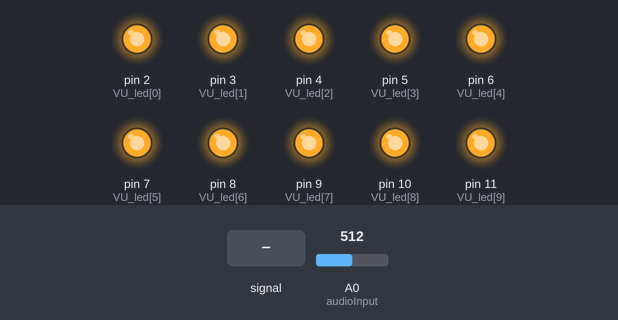
Bench run of a sketch on a simulated Arduino Uno, built with avr-gcc and run on an emulated ATmega328P. Shown: output pins drawn as LEDs (lit = HIGH). The test bench sets the inputs (shaded band); at power-on: A0 (audioInput) = 512.

Above: at 1.2 s.
1.3 s: A0 (audioInput) fed a 200 Hz sine of ±460 counts around its level
At 2.5 s:
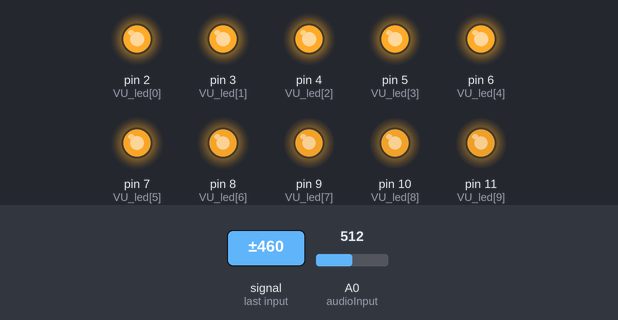
2.8 s: A0 (audioInput) set to 109
At 3.2 s:
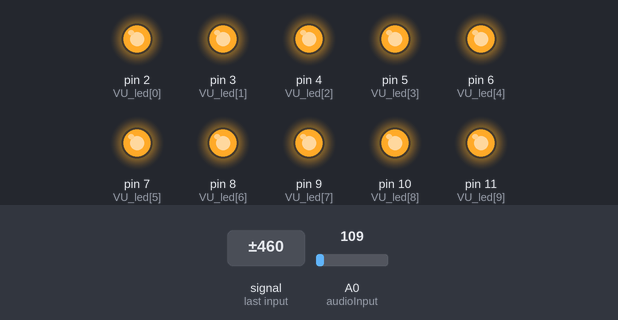
4.3 s: A0 (audioInput) set to 92
At 5.3 s:
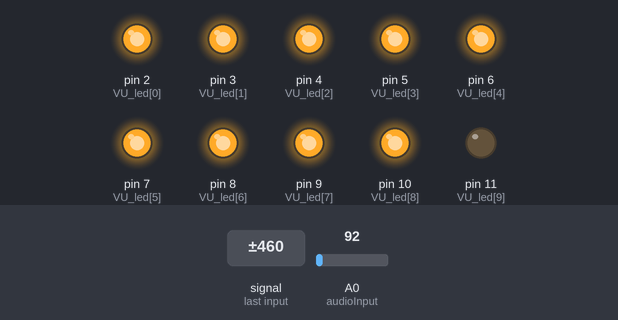
5.8 s: A0 (audioInput) fed a 200 Hz sine of ±81 counts around its level
At 6.4 s:
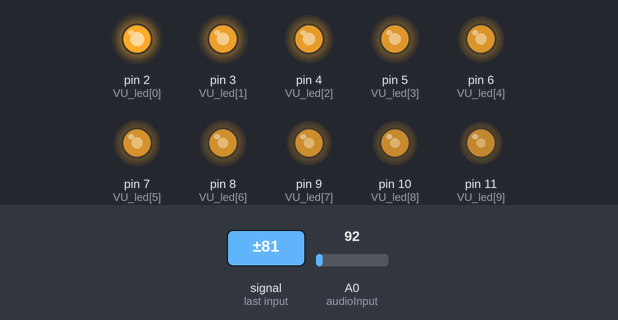
7.4 s: A0 (audioInput) set to 122
At 8.3 s:
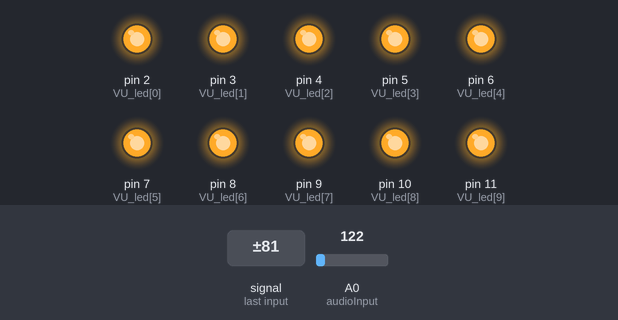
8.9 s: A0 (audioInput) fed a 200 Hz sine of ±81 counts around its level
At 9.5 s:
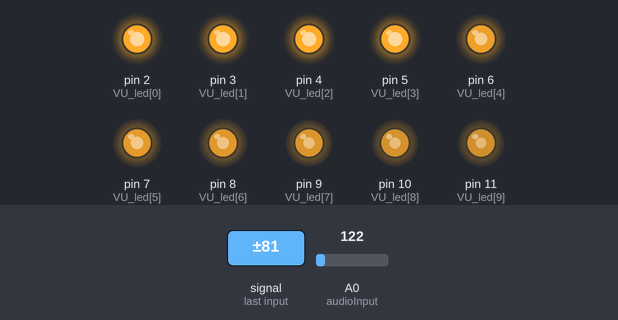
Timing chart, 0 to 11.4 s (numbered marks = the images above; inputs shaded):
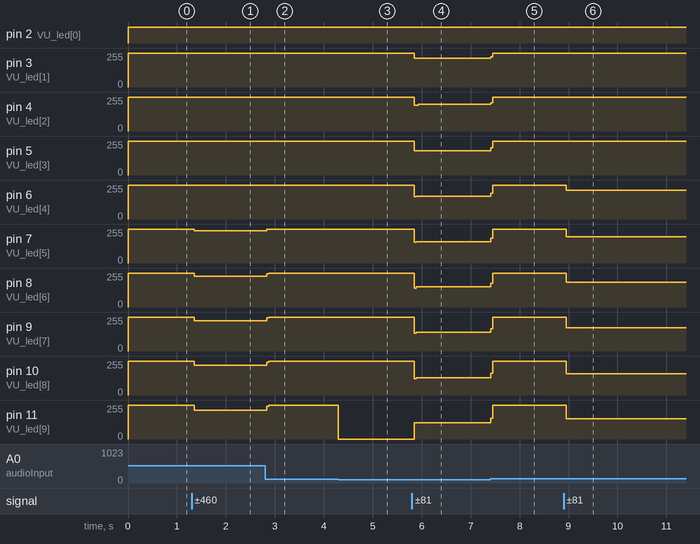

The sketch:

VU_meter_a_LED.ino
```cpp
/*
Sketch di un VU meter a 10 LED collegati alle porte 2 - 11.
Il segnale audio è applicato alla porta analogica A0.
Pier Calderan - Luglio 2013
*/

int VU_led[10] = { 2, 3, 4, 5, 6, 7, 8, 9, 10, 11};  // matrice di LED
int audioInput = 0;  // variabile per l'ingresso audio
int audioData, i;    // variabile per i dati audio e variabile per il conteggio incrementale
int redux = 10;      // variabile di riduzione dei dati audio in ingresso

void setup() {
for (i = 0; i < 10; i++)
  pinMode(VU_led[i], OUTPUT); // imposta la matrice di LED come uscite
}

void loop() {
audioData = analogRead(audioInput) / redux;  // lettura del segnale audio in ingresso, ridotto di 10 volte per sicurezza
if (audioData == 0)  // se non ci sono dati audio, i LED rimangono spenti
{   for(i = 0; i < 10; i++)      {
     digitalWrite(VU_led[i], 0); }
}  else  { // altrimenti...
   for (i = 0; i < audioData; i++) // ... si accendono tanti LED quanto più il segnale è forte
{ digitalWrite(VU_led[i], 1);   }
   for(i = i; i < 10; i++)
{
  digitalWrite(VU_led[i], 0);   } // spegnimento dei LED sotto il livello di segnale
}
}
```

Measured:
- the behaviour switches between 100 and 99 on A0 (audioInput) (found by bisection; images 2 and 3)
- after the input at 1.3 s, pin 7 (VU_led[5]): 255/255 → 241/255 after 0.05 s; pin 8 (VU_led[6]): 255/255 → 232/255 after 0.05 s; pin 9 (VU_led[7]): 255/255 → 226/255 after 0.05 s; pin 10 (VU_led[8]): 255/255 → 223/255 after 0.05 s; pin 11 (VU_led[9]): 255/255 → 217/255 after 0.05 s
- after the input at 2.8 s, pin 7 (VU_led[5]): 241/255 → 255/255 at once; pin 8 (VU_led[6]): 232/255 → 255/255 at once; pin 9 (VU_led[7]): 226/255 → 255/255 at once; pin 10 (VU_led[8]): 223/255 → 255/255 at once; pin 11 (VU_led[9]): 217/255 → 255/255 at once
- after the input at 4.3 s, pin 11 (VU_led[9]): 255/255 → 0/255 at once
- after the input at 5.8 s, pin 3 (VU_led[1]): 255/255 → 214/255 after 0.05 s; pin 4 (VU_led[2]): 255/255 → 194/255 after 0.05 s, → 200/255 0.08 s later; pin 5 (VU_led[3]): 255/255 → 181/255 after 0.05 s; pin 6 (VU_led[4]): 255/255 → 172/255 after 0.05 s; pin 7 (VU_led[5]): 255/255 → 161/255 after 0.05 s
- after the input at 7.4 s, pin 3 (VU_led[1]): 214/255 → 255/255 at once; pin 4 (VU_led[2]): 200/255 → 255/255 at once; pin 5 (VU_led[3]): 181/255 → 255/255 at once; pin 6 (VU_led[4]): 172/255 → 255/255 at once; pin 7 (VU_led[5]): 161/255 → 255/255 at once
- after the input at 8.9 s, pin 6 (VU_led[4]): 255/255 → 215/255 after 0.05 s; pin 7 (VU_led[5]): 255/255 → 197/255 after 0.05 s; pin 8 (VU_led[6]): 255/255 → 184/255 after 0.05 s; pin 9 (VU_led[7]): 255/255 → 173/255 after 0.05 s; pin 10 (VU_led[8]): 255/255 → 160/255 after 0.05 s
